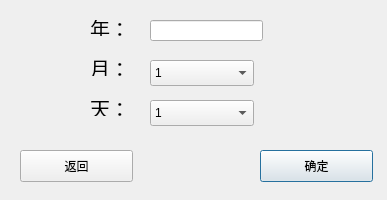
<?xml version="1.0" encoding="UTF-8"?>
<ui version="4.0">
 <class>RecordDialog</class>
 <widget class="QDialog" name="RecordDialog">
  <property name="geometry">
   <rect>
    <x>0</x>
    <y>0</y>
    <width>387</width>
    <height>200</height>
   </rect>
  </property>
  <property name="windowTitle">
   <string>Dialog</string>
  </property>
  <widget class="QPushButton" name="pushButton">
   <property name="geometry">
    <rect>
     <x>260</x>
     <y>150</y>
     <width>113</width>
     <height>32</height>
    </rect>
   </property>
   <property name="text">
    <string>确定</string>
   </property>
  </widget>
  <widget class="QPushButton" name="pushButton_2">
   <property name="geometry">
    <rect>
     <x>20</x>
     <y>150</y>
     <width>113</width>
     <height>32</height>
    </rect>
   </property>
   <property name="text">
    <string>返回</string>
   </property>
  </widget>
  <widget class="QLabel" name="label">
   <property name="geometry">
    <rect>
     <x>90</x>
     <y>20</y>
     <width>60</width>
     <height>16</height>
    </rect>
   </property>
   <property name="font">
    <font>
     <pointsize>15</pointsize>
    </font>
   </property>
   <property name="text">
    <string>年：</string>
   </property>
  </widget>
  <widget class="QLineEdit" name="lineEdit">
   <property name="geometry">
    <rect>
     <x>150</x>
     <y>20</y>
     <width>113</width>
     <height>21</height>
    </rect>
   </property>
  </widget>
  <widget class="QLabel" name="label_2">
   <property name="geometry">
    <rect>
     <x>90</x>
     <y>60</y>
     <width>60</width>
     <height>16</height>
    </rect>
   </property>
   <property name="font">
    <font>
     <pointsize>15</pointsize>
    </font>
   </property>
   <property name="text">
    <string>月：</string>
   </property>
  </widget>
  <widget class="QComboBox" name="comboBox">
   <property name="geometry">
    <rect>
     <x>150</x>
     <y>60</y>
     <width>104</width>
     <height>26</height>
    </rect>
   </property>
   <item>
    <property name="text">
     <string>1</string>
    </property>
   </item>
   <item>
    <property name="text">
     <string>2</string>
    </property>
   </item>
   <item>
    <property name="text">
     <string>3</string>
    </property>
   </item>
   <item>
    <property name="text">
     <string>4</string>
    </property>
   </item>
   <item>
    <property name="text">
     <string>5</string>
    </property>
   </item>
   <item>
    <property name="text">
     <string>6</string>
    </property>
   </item>
   <item>
    <property name="text">
     <string>7</string>
    </property>
   </item>
   <item>
    <property name="text">
     <string>8</string>
    </property>
   </item>
   <item>
    <property name="text">
     <string>9</string>
    </property>
   </item>
   <item>
    <property name="text">
     <string>10</string>
    </property>
   </item>
   <item>
    <property name="text">
     <string>11</string>
    </property>
   </item>
   <item>
    <property name="text">
     <string>12</string>
    </property>
   </item>
  </widget>
  <widget class="QLabel" name="label_3">
   <property name="geometry">
    <rect>
     <x>90</x>
     <y>100</y>
     <width>60</width>
     <height>16</height>
    </rect>
   </property>
   <property name="font">
    <font>
     <pointsize>15</pointsize>
    </font>
   </property>
   <property name="text">
    <string>天：</string>
   </property>
  </widget>
  <widget class="QComboBox" name="comboBox_2">
   <property name="geometry">
    <rect>
     <x>150</x>
     <y>100</y>
     <width>104</width>
     <height>26</height>
    </rect>
   </property>
   <item>
    <property name="text">
     <string>1</string>
    </property>
   </item>
   <item>
    <property name="text">
     <string>2</string>
    </property>
   </item>
   <item>
    <property name="text">
     <string>3</string>
    </property>
   </item>
   <item>
    <property name="text">
     <string>4</string>
    </property>
   </item>
   <item>
    <property name="text">
     <string>5</string>
    </property>
   </item>
   <item>
    <property name="text">
     <string>6</string>
    </property>
   </item>
   <item>
    <property name="text">
     <string>7</string>
    </property>
   </item>
   <item>
    <property name="text">
     <string>8</string>
    </property>
   </item>
   <item>
    <property name="text">
     <string>9</string>
    </property>
   </item>
   <item>
    <property name="text">
     <string>10</string>
    </property>
   </item>
   <item>
    <property name="text">
     <string>11</string>
    </property>
   </item>
   <item>
    <property name="text">
     <string>12</string>
    </property>
   </item>
   <item>
    <property name="text">
     <string>13</string>
    </property>
   </item>
   <item>
    <property name="text">
     <string>14</string>
    </property>
   </item>
   <item>
    <property name="text">
     <string>15</string>
    </property>
   </item>
   <item>
    <property name="text">
     <string>16</string>
    </property>
   </item>
   <item>
    <property name="text">
     <string>17</string>
    </property>
   </item>
   <item>
    <property name="text">
     <string>18</string>
    </property>
   </item>
   <item>
    <property name="text">
     <string>19</string>
    </property>
   </item>
   <item>
    <property name="text">
     <string>20</string>
    </property>
   </item>
   <item>
    <property name="text">
     <string>21</string>
    </property>
   </item>
   <item>
    <property name="text">
     <string>22</string>
    </property>
   </item>
   <item>
    <property name="text">
     <string>23</string>
    </property>
   </item>
   <item>
    <property name="text">
     <string>24</string>
    </property>
   </item>
   <item>
    <property name="text">
     <string>25</string>
    </property>
   </item>
   <item>
    <property name="text">
     <string>26</string>
    </property>
   </item>
   <item>
    <property name="text">
     <string>27</string>
    </property>
   </item>
   <item>
    <property name="text">
     <string>28</string>
    </property>
   </item>
   <item>
    <property name="text">
     <string>29</string>
    </property>
   </item>
   <item>
    <property name="text">
     <string>30</string>
    </property>
   </item>
   <item>
    <property name="text">
     <string>31</string>
    </property>
   </item>
  </widget>
 </widget>
 <resources/>
 <connections/>
</ui>
